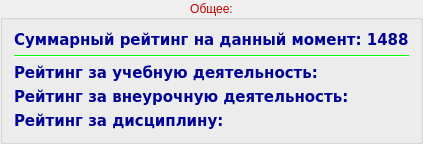
            <widget class="QGroupBox" name="groupBox_3">
             <property name="palette">
              <palette>
               <active>
                <colorrole role="WindowText">
                 <brush brushstyle="SolidPattern">
                  <color alpha="255">
                   <red>193</red>
                   <green>0</green>
                   <blue>0</blue>
                  </color>
                 </brush>
                </colorrole>
                <colorrole role="Dark">
                 <brush brushstyle="SolidPattern">
                  <color alpha="255">
                   <red>0</red>
                   <green>255</green>
                   <blue>0</blue>
                  </color>
                 </brush>
                </colorrole>
                <colorrole role="Text">
                 <brush brushstyle="SolidPattern">
                  <color alpha="255">
                   <red>231</red>
                   <green>231</green>
                   <blue>231</blue>
                  </color>
                 </brush>
                </colorrole>
                <colorrole role="ButtonText">
                 <brush brushstyle="SolidPattern">
                  <color alpha="255">
                   <red>242</red>
                   <green>218</green>
                   <blue>0</blue>
                  </color>
                 </brush>
                </colorrole>
                <colorrole role="ToolTipBase">
                 <brush brushstyle="SolidPattern">
                  <color alpha="102">
                   <red>0</red>
                   <green>170</green>
                   <blue>0</blue>
                  </color>
                 </brush>
                </colorrole>
                <colorrole role="PlaceholderText">
                 <brush brushstyle="SolidPattern">
                  <color alpha="128">
                   <red>231</red>
                   <green>231</green>
                   <blue>231</blue>
                  </color>
                 </brush>
                </colorrole>
               </active>
               <inactive>
                <colorrole role="WindowText">
                 <brush brushstyle="SolidPattern">
                  <color alpha="255">
                   <red>193</red>
                   <green>0</green>
                   <blue>0</blue>
                  </color>
                 </brush>
                </colorrole>
                <colorrole role="Dark">
                 <brush brushstyle="SolidPattern">
                  <color alpha="255">
                   <red>0</red>
                   <green>255</green>
                   <blue>0</blue>
                  </color>
                 </brush>
                </colorrole>
                <colorrole role="Text">
                 <brush brushstyle="SolidPattern">
                  <color alpha="255">
                   <red>231</red>
                   <green>231</green>
                   <blue>231</blue>
                  </color>
                 </brush>
                </colorrole>
                <colorrole role="ButtonText">
                 <brush brushstyle="SolidPattern">
                  <color alpha="255">
                   <red>242</red>
                   <green>218</green>
                   <blue>0</blue>
                  </color>
                 </brush>
                </colorrole>
                <colorrole role="ToolTipBase">
                 <brush brushstyle="SolidPattern">
                  <color alpha="102">
                   <red>0</red>
                   <green>170</green>
                   <blue>0</blue>
                  </color>
                 </brush>
                </colorrole>
                <colorrole role="PlaceholderText">
                 <brush brushstyle="SolidPattern">
                  <color alpha="128">
                   <red>231</red>
                   <green>231</green>
                   <blue>231</blue>
                  </color>
                 </brush>
                </colorrole>
               </inactive>
               <disabled>
                <colorrole role="WindowText">
                 <brush brushstyle="SolidPattern">
                  <color alpha="255">
                   <red>0</red>
                   <green>255</green>
                   <blue>0</blue>
                  </color>
                 </brush>
                </colorrole>
                <colorrole role="Dark">
                 <brush brushstyle="SolidPattern">
                  <color alpha="255">
                   <red>0</red>
                   <green>255</green>
                   <blue>0</blue>
                  </color>
                 </brush>
                </colorrole>
                <colorrole role="Text">
                 <brush brushstyle="SolidPattern">
                  <color alpha="255">
                   <red>0</red>
                   <green>255</green>
                   <blue>0</blue>
                  </color>
                 </brush>
                </colorrole>
                <colorrole role="ButtonText">
                 <brush brushstyle="SolidPattern">
                  <color alpha="255">
                   <red>0</red>
                   <green>255</green>
                   <blue>0</blue>
                  </color>
                 </brush>
                </colorrole>
                <colorrole role="ToolTipBase">
                 <brush brushstyle="SolidPattern">
                  <color alpha="102">
                   <red>0</red>
                   <green>170</green>
                   <blue>0</blue>
                  </color>
                 </brush>
                </colorrole>
                <colorrole role="PlaceholderText">
                 <brush brushstyle="SolidPattern">
                  <color alpha="128">
                   <red>231</red>
                   <green>231</green>
                   <blue>231</blue>
                  </color>
                 </brush>
                </colorrole>
               </disabled>
              </palette>
             </property>
             <property name="title">
              <string>Общее:</string>
             </property>
             <property name="alignment">
              <set>Qt::AlignCenter</set>
             </property>
             <layout class="QVBoxLayout" name="verticalLayout_2">
              <item>
               <widget class="QLabel" name="summ_rating">
                <property name="palette">
                 <palette>
                  <active>
                   <colorrole role="WindowText">
                    <brush brushstyle="SolidPattern">
                     <color alpha="255">
                      <red>0</red>
                      <green>3</green>
                      <blue>150</blue>
                     </color>
                    </brush>
                   </colorrole>
                  </active>
                  <inactive>
                   <colorrole role="WindowText">
                    <brush brushstyle="SolidPattern">
                     <color alpha="255">
                      <red>0</red>
                      <green>3</green>
                      <blue>150</blue>
                     </color>
                    </brush>
                   </colorrole>
                  </inactive>
                  <disabled>
                   <colorrole role="WindowText">
                    <brush brushstyle="SolidPattern">
                     <color alpha="127">
                      <red>255</red>
                      <green>255</green>
                      <blue>255</blue>
                     </color>
                    </brush>
                   </colorrole>
                  </disabled>
                 </palette>
                </property>
                <property name="font">
                 <font>
                  <family>Verdana</family>
                  <pointsize>11</pointsize>
                  <weight>75</weight>
                  <bold>true</bold>
                 </font>
                </property>
                <property name="text">
                 <string>Суммарный рейтинг на данный момент: 1488</string>
                </property>
               </widget>
              </item>
              <item>
               <widget class="Line" name="line_2">
                <property name="orientation">
                 <enum>Qt::Horizontal</enum>
                </property>
               </widget>
              </item>
              <item>
               <widget class="QLabel" name="educate_rating">
                <property name="palette">
                 <palette>
                  <active>
                   <colorrole role="WindowText">
                    <brush brushstyle="SolidPattern">
                     <color alpha="255">
                      <red>0</red>
                      <green>3</green>
                      <blue>150</blue>
                     </color>
                    </brush>
                   </colorrole>
                  </active>
                  <inactive>
                   <colorrole role="WindowText">
                    <brush brushstyle="SolidPattern">
                     <color alpha="255">
                      <red>0</red>
                      <green>3</green>
                      <blue>150</blue>
                     </color>
                    </brush>
                   </colorrole>
                  </inactive>
                  <disabled>
                   <colorrole role="WindowText">
                    <brush brushstyle="SolidPattern">
                     <color alpha="255">
                      <red>0</red>
                      <green>255</green>
                      <blue>0</blue>
                     </color>
                    </brush>
                   </colorrole>
                  </disabled>
                 </palette>
                </property>
                <property name="font">
                 <font>
                  <family>Verdana</family>
                  <pointsize>11</pointsize>
                  <weight>75</weight>
                  <bold>true</bold>
                 </font>
                </property>
                <property name="text">
                 <string>Рейтинг за учебную деятельность:</string>
                </property>
               </widget>
              </item>
              <item>
               <widget class="QLabel" name="other_rating">
                <property name="palette">
                 <palette>
                  <active>
                   <colorrole role="WindowText">
                    <brush brushstyle="SolidPattern">
                     <color alpha="255">
                      <red>0</red>
                      <green>3</green>
                      <blue>150</blue>
                     </color>
                    </brush>
                   </colorrole>
                  </active>
                  <inactive>
                   <colorrole role="WindowText">
                    <brush brushstyle="SolidPattern">
                     <color alpha="255">
                      <red>0</red>
                      <green>3</green>
                      <blue>150</blue>
                     </color>
                    </brush>
                   </colorrole>
                  </inactive>
                  <disabled>
                   <colorrole role="WindowText">
                    <brush brushstyle="SolidPattern">
                     <color alpha="255">
                      <red>0</red>
                      <green>255</green>
                      <blue>0</blue>
                     </color>
                    </brush>
                   </colorrole>
                  </disabled>
                 </palette>
                </property>
                <property name="font">
                 <font>
                  <family>Verdana</family>
                  <pointsize>11</pointsize>
                  <weight>75</weight>
                  <bold>true</bold>
                 </font>
                </property>
                <property name="text">
                 <string>Рейтинг за внеурочную деятельность:</string>
                </property>
               </widget>
              </item>
              <item>
               <widget class="QLabel" name="discipline_rating">
                <property name="palette">
                 <palette>
                  <active>
                   <colorrole role="WindowText">
                    <brush brushstyle="SolidPattern">
                     <color alpha="255">
                      <red>0</red>
                      <green>3</green>
                      <blue>150</blue>
                     </color>
                    </brush>
                   </colorrole>
                  </active>
                  <inactive>
                   <colorrole role="WindowText">
                    <brush brushstyle="SolidPattern">
                     <color alpha="255">
                      <red>0</red>
                      <green>3</green>
                      <blue>150</blue>
                     </color>
                    </brush>
                   </colorrole>
                  </inactive>
                  <disabled>
                   <colorrole role="WindowText">
                    <brush brushstyle="SolidPattern">
                     <color alpha="255">
                      <red>0</red>
                      <green>255</green>
                      <blue>0</blue>
                     </color>
                    </brush>
                   </colorrole>
                  </disabled>
                 </palette>
                </property>
                <property name="font">
                 <font>
                  <family>Verdana</family>
                  <pointsize>11</pointsize>
                  <weight>75</weight>
                  <bold>true</bold>
                 </font>
                </property>
                <property name="text">
                 <string>Рейтинг за дисциплину:</string>
                </property>
               </widget>
              </item>
             </layout>
            </widget>
